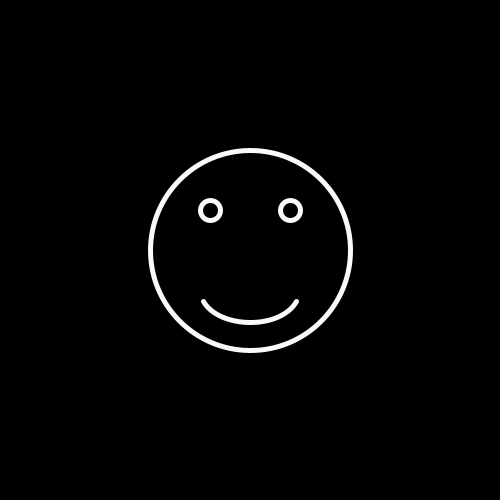
Frame 1 (no input)
Frame 60 (the mouse pressed at the canvas centre just before this capture): identical to frame 1, image omitted
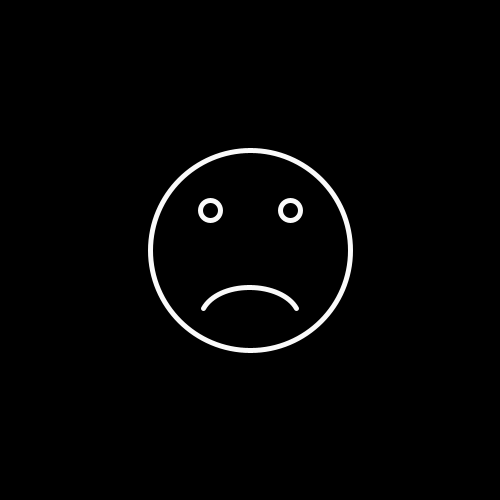
Frame 120 (the mouse held since frame 60 and released just before this capture)

The Processing sketch that drew these frames (run headless with seeded random() and noise(); from frame 60 on, the mouse is pressed at the canvas centre):

// Processing sketch: processing_14716
// ── processing_14716.pde

void setup ()
{ size (500,500);background(0);smooth ();noFill();strokeWeight(5);
  stroke(250); 
}
void draw ()
{
      if(mouseX<250)
      {
      background(0);
      }
      else
      {
      background(0);
      }
            if(mouseX<250)
              {
              ellipse (250,250,200,200);
              }
              else
              {
              ellipse (250,250,200,200);
              }
                        if(mouseX<250)
                        { 
                        ellipse (210,210,20,20);
                        }
                        else
                        {  
                        ellipse (210,210,20,20);
                        }
                              if(mouseX<250)
                              {
                              ellipse (290,210,20,20);
                              }
                              else
                              {
                              ellipse (290,210,20,20);
                              }
                                    if(mouseX<250)
                                    {
                                    arc(250,290,100,65, radians(20), radians(160));
                                    }
                                    else
                                    {
                                    arc(250,320,100,65, radians(200), radians(340));
                                    }                  
                                          
}
                              
